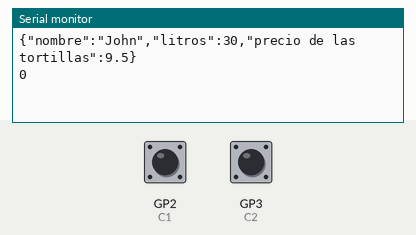
This sketch was run on a simulated Raspberry Pi Pico. Shown: the last lines printed to the serial monitor. The test bench sets the inputs (shaded band); at power-on: GP2 (C1) HIGH, GP3 (C2) HIGH.

Above: at 3.7 s.
3.8 s: GP2 (C1) pulled LOW for 0.15 s
At 5.2 s:
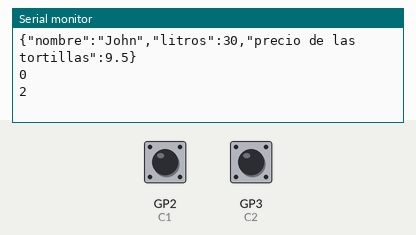
5.4 s: GP3 (C2) pulled LOW for 0.15 s
At 6.3 s:
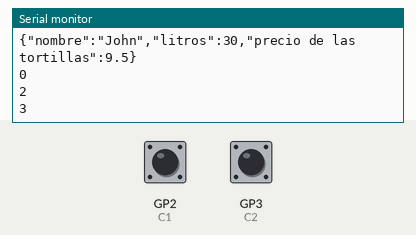
7.0 s: GP2 (C1) pulled LOW for 1 s
At 8.2 s:
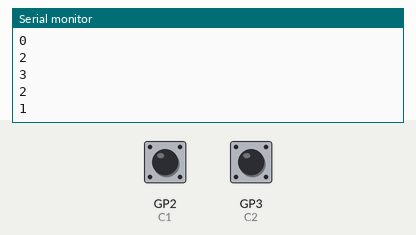
Timing chart, 0 to 10.0 s (numbered marks = the images above; inputs shaded):
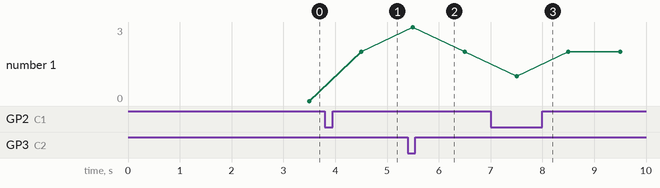

The sketch:

encoder_demo.ino
```cpp
// SLAVE (La Pico W solo funciona como esclavo)

#define SDA_MAIN    16
#define SCL_MAIN    17
#define C1          2
#define C2          3

#include <ArduinoJson.h>
#include <Wire.h>

volatile int  n    = 0;
volatile byte ant  = 0;
volatile byte act  = 0;

static char buff[200];
static char resp[200];
String jsonStr;

StaticJsonDocument<200> doc;  // Asegúrate de que el tamaño sea suficiente para tu objeto JSON
StaticJsonDocument<200> doc_aux;  // Crea un documento JSON con espacio para 200 bytes
void setup() {
  Serial.begin(115200);
  delay(2500);
  Wire.setSDA(SDA_MAIN);
  Wire.setSCL(SCL_MAIN);
  Wire.begin(0x5A);
  Wire.onReceive(recv);
  Wire.onRequest(req);

  doc["nombre"] = "John";
  doc["litros"] = 30;
  doc["precio de las tortillas"] = 9.5;

  // Serializar el objeto JSON en la variable resp
  serializeJson(doc, resp);

  // Ahora resp contiene el objeto JSON como una cadena
  Serial.println(resp);  // Salida: {"name":"John","age":30,"city":"New York"}


}

void loop()
{
  /* if (digitalRead(2) == HIGH) {
     Serial.print("HIGH");
    }
    else {
     Serial.print("LOW");

    }

    Serial.print("\t");

    if (digitalRead(3) == HIGH) {
     Serial.print("HIGH");
    }
    else {
     Serial.print("LOW");
    }*/


  delay(1000);
  Serial.println(n);
  /* memset(resp, 0, sizeof(resp));
    Serial.printf("Slave: '%s'\r\n", buff);

    //deserializeJson(doc_aux, jsonStr);  // (FUNCIONA)Serializa el documento JSON a una cadena
    //buff = jsonStr;
    deserializeJson(doc_aux, buff);  // Serializa el documento JSON a una cadena

    doc["precio de las tortillas"] = doc_aux["precio de las tortillas"];     //Commands
    serializeJson(doc, resp);
    Serial.println(resp);  // Salida: {"name":"John","age":30,"city":"New York"}
    delay(1000);*/


}

void setup1(){
  pinMode(C1, INPUT_PULLUP);
  pinMode(C2, INPUT_PULLUP);

  attachInterrupt(digitalPinToInterrupt(C1), encoder, CHANGE);
  attachInterrupt(digitalPinToInterrupt(C2), encoder, CHANGE);
}

void loop1()
{

}

// These are called in an **INTERRUPT CONTEXT** which means NO serial port
// access (i.e. Serial.print is illegal) and no memory allocations, etc.

// Called when the I2C slave gets written to
void recv(int len)
{
  int i;
  memset(buff, 0, sizeof(buff));
  // Just stuff the sent bytes into a global the main routine can pick up and use
  for (i = 0; i < len; i++)
  {
    buff[i] = Wire.read();
  }
  //buff[i] = 0;
}

// Called when the I2C slave is read from
void req()
{
  Wire.write(resp, 199);
}


// -------------------------------------- encoder
void encoder()
{
   ant=act;

  if(digitalRead(C1)) bitSet(act,1); else bitClear(act,1);
  if(digitalRead(C2)) bitSet(act,0); else bitClear(act,0);


  if(ant == 2 && act ==0) n++;
  if(ant == 0 && act ==1) n++;
  if(ant == 3 && act ==2) n++;
  if(ant == 1 && act ==3) n++;

  if(ant == 1 && act ==0) n--;
  if(ant == 3 && act ==1) n--;
  if(ant == 0 && act ==2) n--;
  if(ant == 2 && act ==3) n--;
}
```

Measured:
- after the input at 3.8 s, the serial monitor: prints a new line after 0.70 s (image 1)
- after the input at 5.4 s, the serial monitor: prints a new line after 0.10 s (image 2)
- after the input at 7.0 s, the serial monitor: prints a new line after 0.50 s (image 3)
- plotted number 1: 0 → 2 after the input at 3.8 s
